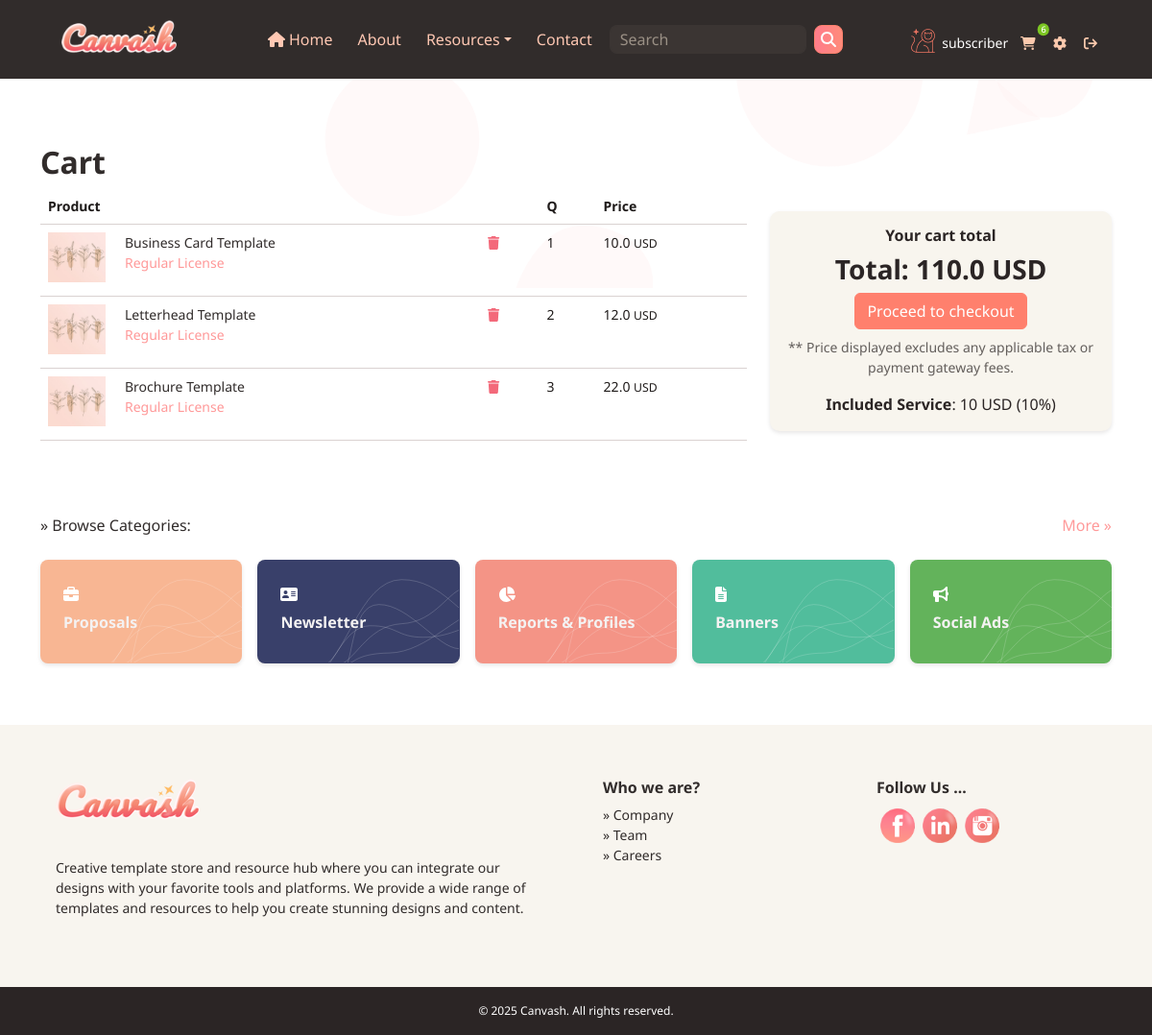
Page /user/cart (signed in) on the committed database.
### myapi/models/user.py (models this page shows, shortened)
class User(UserMixin, db.Model):
    __tablename__ = 'user'
    ADMIN = 'admin'
    SUBSCRIBER = 'subscriber'
    DESIGNER = 'designer'
    id = db.Column(db.Integer, primary_key=True)
    username = db.Column(db.String(80), unique=True, nullable=False)
    email = db.Column(db.String(120), unique=True, nullable=False)
    password = db.Column(db.String(200), nullable=False)
    balance = db.Column(db.Float, nullable=True, default=0.0)
    role = db.Column(db.String(20), nullable=False, default=SUBSCRIBER)
    created_at = db.Column(db.DateTime, default=datetime.utcnow)
    carts = db.relationship('Cart', backref='cart_owner', lazy=True)
    transactions = db.relationship('Transaction', backref='transaction_owner', lazy=True)
    def active_cart(self):
        return max(self.carts, key=lambda c: c.created_at) if self.carts else None

### myapi/models/product.py (models this page shows, shortened)
class Product(db.Model):
    id = db.Column(db.Integer, primary_key=True)
    title = db.Column(db.String(100), nullable=False)
    description = db.Column(db.Text, nullable=True)
    price = db.Column(db.Float, nullable=False)
    image = db.Column(db.String(100), nullable=True)
    media = db.Column(db.Text, nullable=True)  # Store media as JSON string
    category_id = db.Column(db.Integer, db.ForeignKey('category.id'), nullable=False)
    designer_id = db.Column(db.Integer, db.ForeignKey('user.id'), nullable=True)
    meta = db.Column(db.Text, nullable=True)  # Store meta as JSON string
    created_at = db.Column(db.DateTime, default=datetime.utcnow)
    category = db.relationship('Category', backref=db.backref('products', lazy=True))
    designer = db.relationship('User', backref=db.backref('designed_products', lazy=True))

### myapi/routes/web/user.py (the view)
@web.route('/user/cart', methods=['GET'])
def get_user_cart():
    if not current_user.is_authenticated:
        return redirect(url_for('web.web_login'))
    cart = Cart.query.filter_by(user_id=current_user.id).first()
    if not cart:
        return render_template('pages/404.html'), 404
    cart_items = CartItem.query.filter_by(cart_id=cart.id).all()
    products = []
    for item in cart_items:
        product = Product.query.get(item.product_id)
        product.quantity = item.quantity  # Add quantity attribute to product
        products.append(product)
    sub_total = sum([product.price * product.quantity for product in products])
    service = round(sub_total * 0.1)
    total = sub_total + service
    mylogger.debug('products: %s', products)
    print('products:', products)
    return render_template('product/cart.html', products=products, total=total, service=service)

### app.py (called while the page is built)
@web.context_processor
def inject_user():
    active_cart = current_user.active_cart() if current_user.is_authenticated else None
    cart_count = active_cart.cart_count() if active_cart else 0
    return {'current_user': current_user , 'cart_count': cart_count}

### myapi/auth.py (called while the page is built)
@login_manager.user_loader
def load_user(user_id):
    return User.query.get(int(user_id))

### myapi/models/cart.py (called while the page is built)
    def cart_count(self):
        return sum(cart_item.quantity for cart_item in self.items)

### myapi/templates/product/cart.html
{% extends "layout/inner-base.html" %}
{% block content %}
<section>
    <div class="container" id="cart">
        <div class="row">
            <h2 class="text-dark fw-bold">Cart</h2>
        </div>
        <div class="row">
            <div class="col-lg-8">
                <table class="table table-hover cart-table small">
                    <thead>
                        <tr>
                            <th scope="col" colspan="2">Product</th>
                            <th scope="col">&nbsp</th>
                            <th scope="col">Q</th>
                            <th scope="col">Price</th>
                        </tr>
                    </thead>
                    <tbody>
                        {% for product in products %}
                        <tr>
                            <td width="80"><img src="{{ url_for('web.static', filename='images/img.jpg') }}"
                                    alt="{{ product.title }}" class="cart-img" width="60"></td>
                            <td>
                                <div>
                                    <p>
                                        <a class="text-dark d-inline-block" href="{{ url_for('web.get_product', id=product.id) }}">{{
                                            product.title }}</a><br>
                                            <a href="#">Regular License</a>
                                        </p>
                                </div>
                            </td>
                            <td><a href="#" class="text-danger"><i class="fa fa-trash" aria-hidden="true"></i></a></td>
                            <td>{{ product.quantity }}</td>
                            <td>{{ product.price }} <span class="small">USD</span></td>
                        </tr>
                        {% endfor %}
                    </tbody>
                </table>
            </div>
            <div class="col-lg-4">
                <div class="card cart mt-4">
                    <div class="card-body text-center">
                        <h6 class="card-title">Your cart total</h6>
                        <h3 class="card-text fw-bold">Total: {{ total }} USD</h3>
                        <a href="/checkout" class="btn btn-secondary text-light">Proceed to checkout</a>
                        <p class="small text-muted mt-2">** Price displayed excludes any applicable tax or payment
                            gateway fees.</p>
                        <p class="card-text"><b>Included Service</b>: {{ service }} USD (10%)</p>
                    </div>
                </div>
            </div>
        </div>
</section>
{% endblock %}

### myapi/templates/layout/header2.html (shortened to what this page needs)
<!DOCTYPE html>
<html lang="en">
<head>
    <link rel="stylesheet" href="{{ url_for('web.static', filename='css/styles.css') }}">
    <link rel="stylesheet" href="{{ url_for('web.static', filename='css/style.css') }}">
    <link rel="stylesheet" href="{{ url_for('web.static', filename='css/nav.css') }}">
</head>
<body>
    <nav class="navbar navbar-expand-md fixed-top bg-dark">
        <div class="container-fluid px-lg-5 px-0 d-flex flex-md-row flex-column align-items-center">
            <a class="navbar-brand order-1 my-2 m-0 mx-lg-3" href="/">
                <img src="{{ url_for('web.static', filename='images/logo-footer.png') }}" alt="Logo" height="40">
            </a>
            <div class="d-flex order-2 order-md-4 mt-2">
                <img src="{{ url_for('web.static', filename='images/icon1.png') }}" alt="icon" height="25">
                {% if current_user.is_authenticated %}
                <span class="text-light m-1 small">&nbsp;{{current_user.username}}</span>
                <a href="/user/cart" class="btn btn-sm btn-link mx-lg-0 ms-3 text-warning position-relative" data-bs-toggle="tooltip" data-bs-placement="bottom" title="Cart (3 items)">
                    <i class="fa fa-shopping-cart" aria-hidden="true"></i>
                    <span class="small position-absolute top-0 start-100 translate-middle badge rounded-pill bg-success">
                        {{ cart_count }}
                    </span>
                </a>
                <a href="/soon" class="btn btn-sm btn-link mx-lg-0 ms-3 text-warning">
                    <i class="fa fa-gear" aria-hidden="true"></i>
                </a>
                <a href="/user/logout" class="btn btn-sm btn-link mx-lg-0 ms-3 text-warning" data-bs-toggle="tooltip" data-bs-placement="bottom" title="logout">
                    <i class="fa fa-sign-out" aria-hidden="true"></i>
                    </a>
                {% else %}
                <a href="/user/login" class="btn btn-sm btn-link mx-lg-0 ms-3 text-warning">Signin</a>
                {% endif %}
            </div>
            <div class="collapse navbar-collapse order-3 order-md-2" id="navbarCollapse">
                <ul class="navbar-nav me-auto mb-2 mb-lg-0 mb-sd-2">
                    <li class="nav-item">
                        <a class="nav-link" href="/"><i class="fa fa-home" aria-hidden="true"></i> Home</a>
                    </li>
                    <li class="nav-item">
                        <a class="nav-link" href="/about">About</a>
                    </li>
                    <li class="nav-item dropdown">
                        <a class="nav-link dropdown-toggle" href="#" role="button" data-bs-toggle="dropdown">Resources</a>
                    </li>
                    <li class="nav-item">
                        <a class="nav-link" href="/contact">Contact</a>
                    </li>
                </ul>
                <form class="d-flex align-items-center me-auto mb-lg-0 mb-5" role="search">
                    <input class="form-control me-2 text-light" type="search" placeholder="Search" aria-label="Search">
                    <button class="btn btn-secondary btn-styled" type="submit">
                        <i class="fa fa-search" aria-hidden="true"></i>
                    </button>
                </form>
            </div>
        </div>
    </nav>

### static/css/style.css (style rules this page uses)
:root { --bs-badge-font-size: 0.55em; --bs-badge-font-weight: 500; }
body { background-color: #f5f5f5; background: linear-gradient(to right, #fffdf6, #fff ); background-image: url("/static/images/bg3.svg"); background-repeat: no-repeat; padding-top: 150px; font-family: 'Noto sans', sans-serif; }
a, a:focus, a:hover { text-decoration: none; outline: none; }
.nav-item { margin-right: 10px; }
.btn.btn-styled { padding:2px 6px !important; background: linear-gradient(to right, #ff7c8b, #ff8b7a); color: #fff !important; text-align: center; border-radius: 8px; font-weight: bold; transition: background 0.3s ease; }
.card.cart { border: none; border-radius: 10px; box-shadow: 0 2px 4px rgba(20, 0, 0, 0.1); transition: box-shadow 0.3s ease; background-color: #f8f5ee; color: #2b2525; }
table.cart-table > * { background-color: transparent !important; }
.navbar input.text-light::placeholder { color:#faebd7 !important; opacity: 0.5; }
.badge { font-size:0.65em ; font-weight: 500; padding: 0.25em 0.4em; }

### static/css/nav.css (style rules this page uses)
@media (min-width: 768px) { .container-fluid { flex-wrap: nowrap; } }
@media (min-width: 768px) { .order-2, .order-3 { flex: 0 0 auto; } }
.nav-item a, .nav-item a:link { color: #ffc8b3 !important; }
.navbar .form-control { width: 100%; height: 30px; border-radius: 8px; border: 1px solid hsla(34, 78%, 91%, 0.05); background-color: hsla(34, 78%, 91%, 0.05); padding-left: 10px; margin-right: 10px; box-shadow: none !important; outline: none !important; color:#faebd7 !important; }

### rows in the picture
User: username "subscriber"
Product: title "Business Card Template", quantity "1", price "10.0"
Product: title "Letterhead Template", quantity "2", price "12.0"
Product: title "Brochure Template", quantity "3", price "22.0"

### other values in the picture
{{ cart_count }} "6"
{{ total }} "110.0"
{{ service }} "10"
